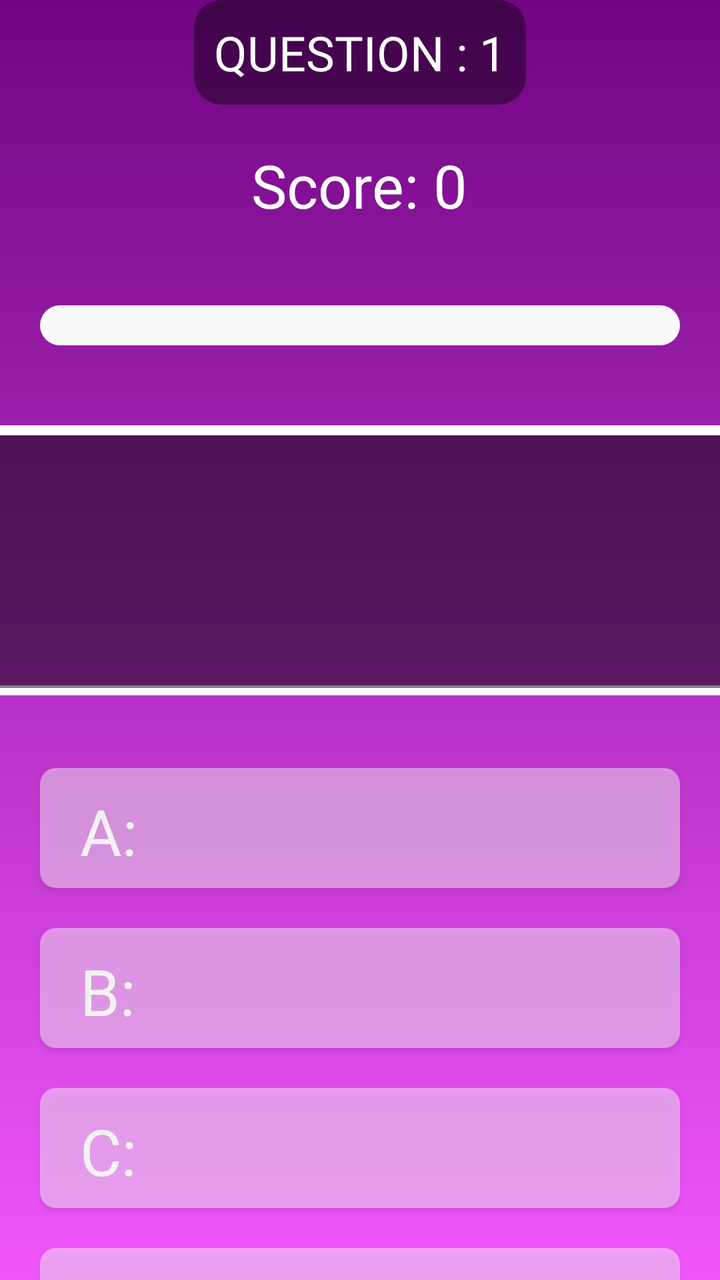
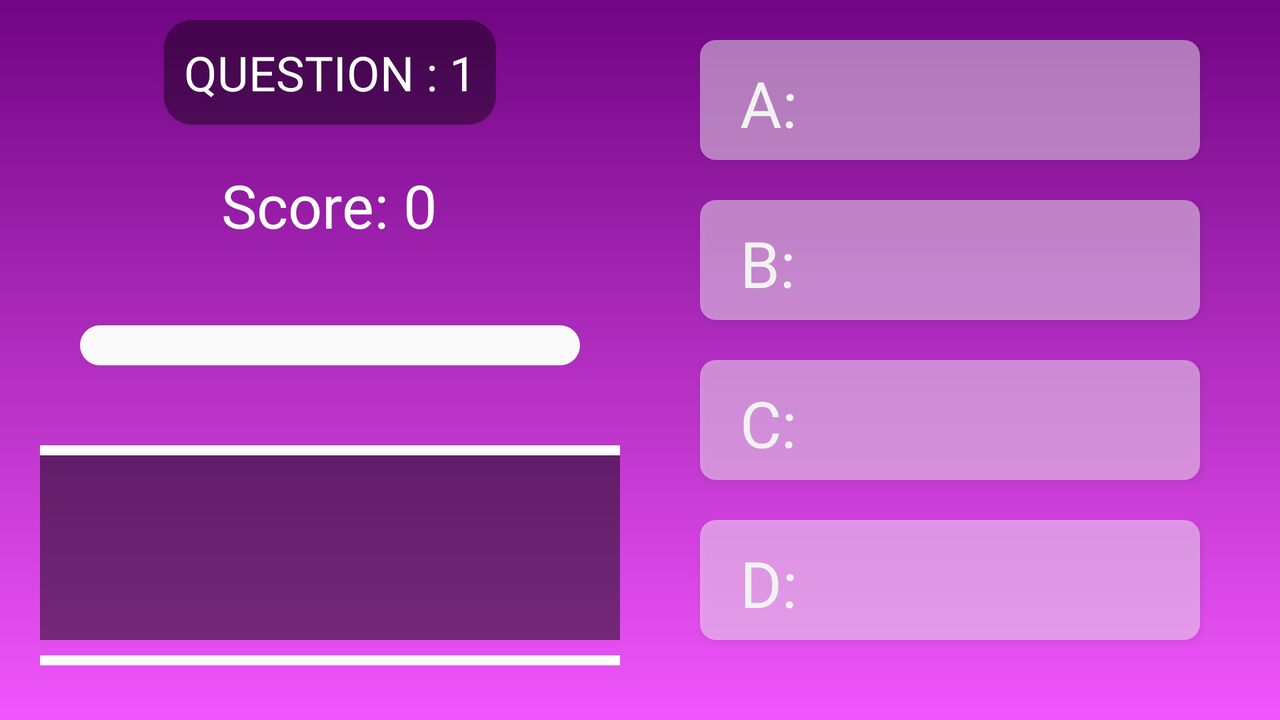

First picture: res/layout/ on a phone held upright. Second picture: the repository's own variant of that layout, on a device whose configuration matches the variant's folder. Source for both follows.
<!-- AndroidManifest.xml: application theme Theme.FunMaths -->
<!-- res/layout/activity_subtraction.xml -->
<?xml version="1.0" encoding="utf-8"?>
<LinearLayout xmlns:android="http://schemas.android.com/apk/res/android"
    xmlns:app="http://schemas.android.com/apk/res-auto"
    xmlns:tools="http://schemas.android.com/tools"
    android:id="@+id/container"
    android:layout_width="match_parent"
    android:layout_height="match_parent"
    android:background="@drawable/sub_bg"
    android:gravity="center"
    android:orientation="vertical"
    tools:context=".MainActivity">

    
    <LinearLayout
        android:id="@+id/layoutcontent"
        android:layout_width="match_parent"
        android:layout_height="wrap_content"
        android:orientation="vertical">

        
        <LinearLayout
            android:id="@+id/scorelayout"
            android:layout_width="match_parent"
            android:layout_height="wrap_content"
            android:gravity="center"
            android:orientation="vertical">

            
            <Button
                android:id="@+id/questionNumber"
                android:layout_width="wrap_content"
                android:layout_height="wrap_content"
                android:layout_marginBottom="20dp"
                android:background="@drawable/question_no"
                android:padding="10dp"
                android:text="@string/question_no"
                android:textColor="@color/white"
                android:textSize="24sp">

            </Button>

            
            <TextView
                android:id="@+id/tvScore"
                android:layout_width="wrap_content"
                android:layout_height="wrap_content"
                android:layout_gravity="center"
                android:layout_marginBottom="20dp"
                android:text="@string/score"
                android:textColor="@color/white"
                android:textSize="30sp" />
        </LinearLayout>

        
        <ProgressBar
            android:id="@+id/progressBar"
            style="@style/Widget.AppCompat.ProgressBar.Horizontal"
            android:layout_width="match_parent"
            android:layout_height="wrap_content"
            android:layout_marginStart="20dp"
            android:layout_marginTop="20dp"
            android:layout_marginEnd="20dp"
            android:layout_marginBottom="20dp"
            android:indeterminate="false"
            android:maxHeight="20dp"
            android:minHeight="20dp"
            android:progressDrawable="@drawable/custom_progress"
            android:visibility="visible" />

        
        <RelativeLayout
            android:layout_width="wrap_content"
            android:layout_height="wrap_content">

            
            <TextView
                android:layout_width="match_parent"
                android:layout_height="5sp"
                android:layout_marginTop="20sp"
                android:background="@color/white"
                android:fontFamily="@font/acme">

            </TextView>

            <TextView
                android:layout_width="match_parent"
                android:layout_height="5sp"
                android:layout_marginTop="150sp"
                android:background="@color/white">

            </TextView>

            <TextView
                android:id="@+id/tvQuiz"
                android:layout_width="match_parent"
                android:layout_height="wrap_content"
                android:layout_gravity="center"
                android:layout_marginTop="25sp"
                android:layout_marginBottom="20sp"
                android:background="@color/question_color"
                android:padding="35sp"
                android:textAlignment="center"
                android:textColor="@color/white"
                android:textSize="42sp"
                android:textStyle="bold">

            </TextView>

        </RelativeLayout>

        
        <LinearLayout
            android:layout_width="match_parent"
            android:layout_height="wrap_content"
            android:layout_marginTop="20sp"
            android:gravity="center"
            android:orientation="vertical">
            
            <RelativeLayout
                android:layout_width="match_parent"
                android:layout_height="wrap_content">

                <TextView
                    android:layout_width="wrap_content"
                    android:layout_height="wrap_content"
                    android:layout_marginLeft="40sp"
                    android:layout_marginTop="10sp"
                    android:text="@string/a"
                    android:textColor="@color/white"
                    android:textSize="32sp" />

                <Button
                    android:id="@+id/btn1"
                    android:layout_width="match_parent"
                    android:layout_height="60sp"
                    android:layout_marginLeft="20sp"
                    android:layout_marginRight="20sp"
                    android:layout_marginBottom="20sp"
                    android:background="@drawable/answer_btn"
                    android:textColor="@color/white"
                    android:textSize="32sp" />

            </RelativeLayout>

            
            <RelativeLayout
                android:layout_width="match_parent"
                android:layout_height="wrap_content">

                <TextView
                    android:layout_width="wrap_content"
                    android:layout_height="wrap_content"
                    android:layout_marginLeft="40sp"
                    android:layout_marginTop="10sp"
                    android:text="@string/b"
                    android:textColor="@color/white"
                    android:textSize="32sp" />

                <Button
                    android:id="@+id/btn2"
                    android:layout_width="match_parent"
                    android:layout_height="60sp"
                    android:layout_marginLeft="20sp"
                    android:layout_marginRight="20sp"
                    android:layout_marginBottom="20sp"
                    android:background="@drawable/answer_btn"
                    android:textColor="@color/white"
                    android:textSize="32sp" />
            </RelativeLayout>

            
            <RelativeLayout
                android:layout_width="match_parent"
                android:layout_height="wrap_content">

                <TextView
                    android:layout_width="wrap_content"
                    android:layout_height="wrap_content"
                    android:layout_marginLeft="40sp"
                    android:layout_marginTop="10sp"
                    android:text="@string/c"
                    android:textColor="@color/white"
                    android:textSize="32sp" />

                <Button
                    android:id="@+id/btn3"
                    android:layout_width="match_parent"
                    android:layout_height="60sp"
                    android:layout_marginLeft="20sp"
                    android:layout_marginRight="20sp"
                    android:layout_marginBottom="20sp"
                    android:background="@drawable/answer_btn"
                    android:textColor="@color/white"
                    android:textSize="32sp" />
            </RelativeLayout>

            
            <RelativeLayout
                android:layout_width="match_parent"
                android:layout_height="wrap_content">

                <TextView
                    android:layout_width="wrap_content"
                    android:layout_height="wrap_content"
                    android:layout_marginLeft="40sp"
                    android:layout_marginTop="10sp"
                    android:text="@string/d"
                    android:textColor="@color/white"
                    android:textSize="32sp" />

                <Button
                    android:id="@+id/btn4"
                    android:layout_width="match_parent"
                    android:layout_height="60sp"
                    android:layout_marginLeft="20sp"
                    android:layout_marginRight="20sp"
                    android:layout_marginBottom="20sp"
                    android:background="@drawable/answer_btn"
                    android:textColor="@color/white"
                    android:textSize="32sp" />

            </RelativeLayout>

        </LinearLayout>
        
        <Space
            android:layout_width="match_parent"
            android:layout_height="70dp">

        </Space>

    </LinearLayout>

</LinearLayout>
<!-- resources referenced by this layout -->
<resources>
  <color name="question_color">#7E000000</color>
  <color name="white">#FFFFFFFF</color>
  <!-- drawable answer_btn (drawable) -->
  <?xml version="1.0" encoding="utf-8"?>
  <shape xmlns:android="http://schemas.android.com/apk/res/android"
      android:shape="rectangle">
      <corners android:radius="8dp" /> 
      <solid
          android:color="@color/transparent"
   />
  
  </shape>
  <!-- drawable custom_progress (drawable) -->
  <?xml version="1.0" encoding="utf-8"?>
  <layer-list xmlns:android="http://schemas.android.com/apk/res/android">
  
      
      <item android:id="@android:id/background">
          <shape xmlns:android="http://schemas.android.com/apk/res/android" android:shape="rectangle" >
              <corners
                  android:radius="14dp" />
  
              <solid android:color="#FAFAFA"/>
          </shape>
      </item>
  
      
      <item android:id="@android:id/progress">
          <clip>
              <shape xmlns:android="http://schemas.android.com/apk/res/android" android:shape="rectangle" >
  
                  <corners
                      android:radius="14dp" />
  
                  <gradient
                      android:angle="0"
                      android:centerX="50%"
                      android:centerColor="@color/red_orange"
                      android:startColor="@color/light_red"
                      android:endColor="@color/dark_red"
                      android:type="linear"
                      />
  
              </shape>
          </clip>
      </item>
  </layer-list>
  <!-- drawable question_no (drawable) -->
  <?xml version="1.0" encoding="utf-8"?>
  <shape xmlns:android="http://schemas.android.com/apk/res/android"
      android:shape="rectangle">
      <corners android:radius="14dp" /> 
  
  <solid
      android:color="@color/dark_transparent"/>
  </shape>
  <!-- drawable sub_bg (drawable) -->
  <?xml version="1.0" encoding="utf-8"?>
  <shape xmlns:android="http://schemas.android.com/apk/res/android">
      <gradient
          android:startColor="@color/dark_purple"
          android:endColor="@color/light_purple"
          android:angle="10"/>
  </shape>
  <string name="a">A:</string>
  <string name="b">B:</string>
  <string name="c">C:</string>
  <string name="d">D:</string>
  <string name="question_no">question : 1</string>
  <string name="score">Score: 0</string>
  <style name="Theme.FunMaths" parent="Base.Theme.FunMaths" />
  <color name="transparent">#74FFFFFF</color>
  <color name="red_orange">#cef94147</color>
  <color name="light_red">#f94147</color>
  <color name="dark_red">#9cf94147</color>
  <color name="dark_transparent">#60000000</color>
  <color name="dark_purple">#710583</color>
  <color name="light_purple">#F156FC</color>
  <style name="Base.Theme.FunMaths" parent="Theme.AppCompat.Light.NoActionBar">
  
          <item name="colorPrimary">@color/white</item>
          <item name="colorSecondary">@color/ash</item>
          <item name="android:fontFamily">@font/font</item>
  
      </style>
  <color name="ash">#878787</color>
</resources>
<!-- res/layout-land/activity_subtraction.xml (the repository's variant of the layout above) -->
<!-- drawn on the phone turned sideways -->
<?xml version="1.0" encoding="utf-8"?>
<LinearLayout xmlns:android="http://schemas.android.com/apk/res/android"
    xmlns:app="http://schemas.android.com/apk/res-auto"
    xmlns:tools="http://schemas.android.com/tools"
    android:id="@+id/layoutcontent"
    android:layout_width="match_parent"
    android:layout_height="match_parent"
    android:background="@drawable/sub_bg"
    android:gravity="center"
    android:orientation="horizontal"
    tools:context=".MainActivity">

    
    <LinearLayout
        android:layout_width="0dp"
        android:layout_height="match_parent"
        android:layout_weight="1"
        android:gravity="center_vertical|start"
        android:orientation="vertical"
        android:paddingStart="20dp"
        android:paddingTop="10dp"
        android:paddingEnd="10dp"
        android:paddingBottom="20dp">

        
        <LinearLayout
            android:id="@+id/scorelayout"
            android:layout_width="match_parent"
            android:layout_height="wrap_content"
            android:gravity="center"
            android:orientation="vertical">

            <Button
                android:id="@+id/questionNumber"
                android:layout_width="wrap_content"
                android:layout_height="wrap_content"
                android:layout_marginBottom="20dp"
                android:background="@drawable/question_no"
                android:padding="10dp"
                android:text="@string/question_no"
                android:textColor="@color/white"
                android:textSize="24sp">

            </Button>

            <TextView
                android:id="@+id/tvScore"
                android:layout_width="wrap_content"
                android:layout_height="wrap_content"
                android:layout_gravity="center"
                android:layout_marginBottom="20dp"
                android:text="@string/score"
                android:textColor="@color/white"
                android:textSize="30sp" />
        </LinearLayout>

        
        <ProgressBar
            android:id="@+id/progressBar"
            style="@style/Widget.AppCompat.ProgressBar.Horizontal"
            android:layout_width="match_parent"
            android:layout_height="wrap_content"
            android:layout_marginStart="20dp"
            android:layout_marginTop="20dp"
            android:layout_marginEnd="20dp"
            android:layout_marginBottom="20dp"
            android:indeterminate="false"
            android:maxHeight="20dp"
            android:minHeight="20dp"
            android:progressDrawable="@drawable/custom_progress"
            android:visibility="visible" />

        <RelativeLayout
            android:layout_width="match_parent"
            android:layout_height="wrap_content">


            <TextView
                android:layout_width="match_parent"
                android:layout_height="5sp"
                android:layout_marginTop="20sp"
                android:background="@color/white">

            </TextView>

            <TextView
                android:layout_width="match_parent"
                android:layout_height="5sp"
                android:layout_marginTop="125sp"
                android:background="@color/white">

            </TextView>


            <TextView
                android:id="@+id/tvQuiz"
                android:layout_width="match_parent"
                android:layout_height="wrap_content"
                android:layout_gravity="center"
                android:layout_marginTop="25sp"
                android:layout_marginBottom="20sp"
                android:background="#7E000000"
                android:padding="25sp"
                android:textAlignment="center"
                android:textColor="@color/white"
                android:textSize="42sp"
                android:textStyle="bold">

            </TextView>

        </RelativeLayout>


    </LinearLayout>

    
    <LinearLayout
        android:layout_width="0dp"
        android:layout_height="match_parent"
        android:layout_weight="1"
        android:gravity="center_vertical|end"
        android:orientation="vertical"
        android:paddingStart="10dp"
        android:paddingTop="20dp"
        android:paddingEnd="20dp"
        android:paddingBottom="20dp">

        
        <RelativeLayout
            android:layout_width="match_parent"
            android:layout_height="wrap_content">

            <TextView
                android:layout_width="wrap_content"
                android:layout_height="wrap_content"
                android:layout_marginLeft="40sp"
                android:layout_marginTop="10sp"
                android:text="@string/a"
                android:textColor="@color/white"
                android:textSize="32sp" />

            <Button
                android:id="@+id/btn1"
                android:layout_width="match_parent"
                android:layout_height="60sp"
                android:layout_marginLeft="20sp"
                android:layout_marginRight="20sp"
                android:layout_marginBottom="20sp"
                android:background="@drawable/answer_btn"
                android:textColor="@color/white"
                android:textSize="32sp" />
        </RelativeLayout>

        
        <RelativeLayout
            android:layout_width="match_parent"
            android:layout_height="wrap_content">

            <TextView
                android:layout_width="wrap_content"
                android:layout_height="wrap_content"
                android:layout_marginLeft="40sp"
                android:layout_marginTop="10sp"
                android:text="@string/b"
                android:textColor="@color/white"
                android:textSize="32sp" />

            <Button
                android:id="@+id/btn2"
                android:layout_width="match_parent"
                android:layout_height="60sp"
                android:layout_marginLeft="20sp"
                android:layout_marginRight="20sp"
                android:layout_marginBottom="20sp"
                android:background="@drawable/answer_btn"
                android:textColor="@color/white"
                android:textSize="32sp" />
        </RelativeLayout>

        
        <RelativeLayout
            android:layout_width="match_parent"
            android:layout_height="wrap_content">

            <TextView
                android:layout_width="wrap_content"
                android:layout_height="wrap_content"
                android:layout_marginLeft="40sp"
                android:layout_marginTop="10sp"
                android:text="@string/c"
                android:textColor="@color/white"
                android:textSize="32sp" />

            <Button
                android:id="@+id/btn3"
                android:layout_width="match_parent"
                android:layout_height="60sp"
                android:layout_marginLeft="20sp"
                android:layout_marginRight="20sp"
                android:layout_marginBottom="20sp"
                android:background="@drawable/answer_btn"
                android:textColor="@color/white"
                android:textSize="32sp" />
        </RelativeLayout>

        
        <RelativeLayout
            android:layout_width="match_parent"
            android:layout_height="wrap_content">

            <TextView
                android:layout_width="wrap_content"
                android:layout_height="wrap_content"
                android:layout_marginLeft="40sp"
                android:layout_marginTop="10sp"
                android:text="@string/d"
                android:textColor="@color/white"
                android:textSize="32sp" />

            <Button
                android:id="@+id/btn4"
                android:layout_width="match_parent"
                android:layout_height="60sp"
                android:layout_marginLeft="20sp"
                android:layout_marginRight="20sp"
                android:layout_marginBottom="20sp"
                android:background="@drawable/answer_btn"
                android:textColor="@color/white"
                android:textSize="32sp" />
        </RelativeLayout>

    </LinearLayout>
</LinearLayout>
<!-- resources referenced by the variant -->
<!-- as the phone turned sideways resolves them -->
<resources>
  <color name="white">#FFFFFFFF</color>
  <!-- drawable answer_btn (drawable) -->
  <?xml version="1.0" encoding="utf-8"?>
  <shape xmlns:android="http://schemas.android.com/apk/res/android"
      android:shape="rectangle">
      <corners android:radius="8dp" /> 
      <solid
          android:color="@color/transparent"
   />
  
  </shape>
  <!-- drawable custom_progress (drawable) -->
  <?xml version="1.0" encoding="utf-8"?>
  <layer-list xmlns:android="http://schemas.android.com/apk/res/android">
  
      
      <item android:id="@android:id/background">
          <shape xmlns:android="http://schemas.android.com/apk/res/android" android:shape="rectangle" >
              <corners
                  android:radius="14dp" />
  
              <solid android:color="#FAFAFA"/>
          </shape>
      </item>
  
      
      <item android:id="@android:id/progress">
          <clip>
              <shape xmlns:android="http://schemas.android.com/apk/res/android" android:shape="rectangle" >
  
                  <corners
                      android:radius="14dp" />
  
                  <gradient
                      android:angle="0"
                      android:centerX="50%"
                      android:centerColor="@color/red_orange"
                      android:startColor="@color/light_red"
                      android:endColor="@color/dark_red"
                      android:type="linear"
                      />
  
              </shape>
          </clip>
      </item>
  </layer-list>
  <!-- drawable question_no (drawable) -->
  <?xml version="1.0" encoding="utf-8"?>
  <shape xmlns:android="http://schemas.android.com/apk/res/android"
      android:shape="rectangle">
      <corners android:radius="14dp" /> 
  
  <solid
      android:color="@color/dark_transparent"/>
  </shape>
  <!-- drawable sub_bg (drawable) -->
  <?xml version="1.0" encoding="utf-8"?>
  <shape xmlns:android="http://schemas.android.com/apk/res/android">
      <gradient
          android:startColor="@color/dark_purple"
          android:endColor="@color/light_purple"
          android:angle="10"/>
  </shape>
  <string name="a">A:</string>
  <string name="b">B:</string>
  <string name="c">C:</string>
  <string name="d">D:</string>
  <string name="question_no">question : 1</string>
  <string name="score">Score: 0</string>
  <style name="Theme.FunMaths" parent="Base.Theme.FunMaths" />
  <color name="transparent">#74FFFFFF</color>
  <color name="red_orange">#cef94147</color>
  <color name="light_red">#f94147</color>
  <color name="dark_red">#9cf94147</color>
  <color name="dark_transparent">#60000000</color>
  <color name="dark_purple">#710583</color>
  <color name="light_purple">#F156FC</color>
  <style name="Base.Theme.FunMaths" parent="Theme.AppCompat.Light.NoActionBar">
  
          <item name="colorPrimary">@color/white</item>
          <item name="colorSecondary">@color/ash</item>
          <item name="android:fontFamily">@font/font</item>
  
      </style>
  <color name="ash">#878787</color>
</resources>
